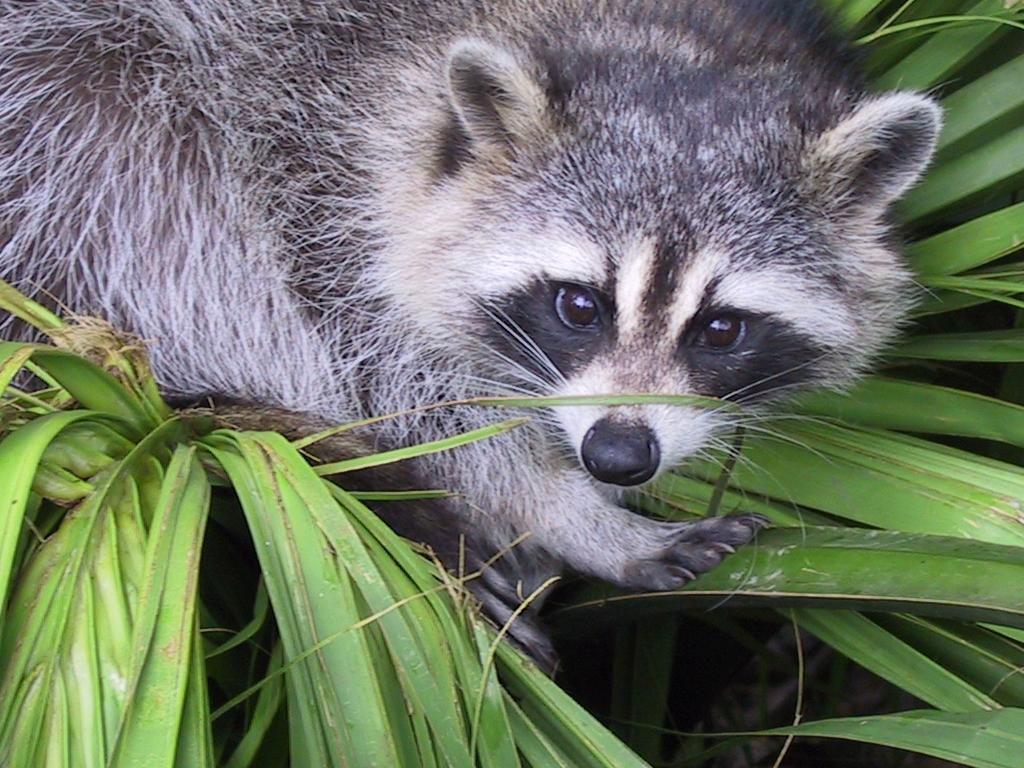
#> input picture 1_Array/ex03/animal.jpeg, 1024 x 768 px
$ python zoom.py
#> lines starting #> are read from the running program, lines starting #| are printed output that depends on the picture
### 1_Array/ex03/load_image.py

import numpy as np
from PIL import Image


def ft_load(path: str) -> list:
    '''
    Takes in a path for a .jpg or .jpeg image. Prints its format and its
    pixel content in RGB format
    '''
    try:
        assert isinstance(path, str), "The file name has to be a string"
        image = Image.open(path)
        image_arr = np.array(image)
        print("The shape of the image is: " + str(image_arr.shape))
        image_rgb_val_arr = np.asarray(image)
        return image_rgb_val_arr
    except AssertionError as msg:
        print("AssertionError: " + str(msg))
    except FileNotFoundError:
        print("Error: File not found")

### 1_Array/ex03/zoom.py

from load_image import ft_load
from PIL import Image
import numpy as np
import matplotlib.pyplot as plt


def zoom(path: str, scale: int):
    '''
    takes in the path of the image
        - scales it by a factor of "scale" with the middle of the image as
          reference
        - applies greyscale to the image
    '''
    try:
        assert isinstance(path, str), "The file name has to be a string"
        assert isinstance(scale, (int, float)), \
            "The scale has to be an integer or a float"
        assert scale > 0 and scale <= 1, \
            "The scale has to be in the range (0, 1]"
        image = Image.open(path)
        image_arr = np.array(image)

        x_l_offset = int((image_arr.shape[0] * (1 - scale)) / 2)
        y_l_offset = int((image_arr.shape[1] * (1 - scale)) / 2)
        x_r_offset = int(image_arr.shape[0] - x_l_offset)
        y_r_offset = int(image_arr.shape[1] - y_l_offset)
        sliced_region = image_arr[x_l_offset:x_r_offset, y_l_offset:y_r_offset]

        gs_image_arr = \
            np.dot(sliced_region[..., :3], [0.2989, 0.5870, 0.1140])
        # adding a third axis to greyscale_image_arr
        gs_image_arr_new_axis = gs_image_arr[:, :, np.newaxis]

        print("New shape after slicing: " +
              str(gs_image_arr_new_axis.shape) + " or "
              + str(gs_image_arr.shape))

        print(np.round(gs_image_arr_new_axis).astype(int))

        plt.imshow(Image.fromarray(gs_image_arr))
        plt.show()
    except AssertionError as msg:
        print("AssertionError: " + str(msg))
    except FileNotFoundError:
        print("Error: File not found")
    except KeyboardInterrupt:
        pass


def main():
    '''
    main function
    '''
    print("Invalid file test:")
    print(ft_load("anima.jpeg"))
    print()

    print("Invalid scale test:")
    zoom("animal.jpeg", 1.8)
    zoom("animal.jpeg", -0.8)
    zoom("animal.jpeg", 0)
    zoom("animal.jpeg", "dd")
    print()

    print("Valid file test:")
    print(ft_load("animal.jpeg"))
#> call 2 of ft_load, with path = 'animal.jpeg'
#> in ft_load, image is the input picture: PIL image 1024x768 RGB; mean R, G, B 110.7, 117.7, 102.1
#| The shape of the image is: (768, 1024, 3)
    zoom("animal.jpeg", 0.4)
#> in zoom (call 5), `sliced_region = image_arr[x_l_offset:x_r_offset, y_l_offset:y_r_offset]`:
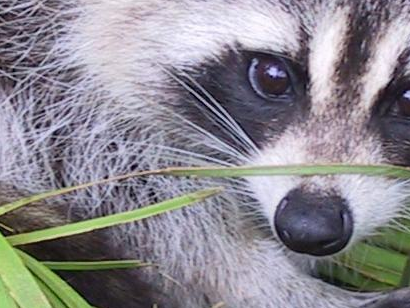
#> sliced_region: shape (308, 410, 3); mean R, G, B 138.9, 136.1, 142.9
#> in zoom (call 5), `gs_image_arr = \ np.dot(sliced_region[..., :3], [0.2989, 0.5870, 0.114..`:
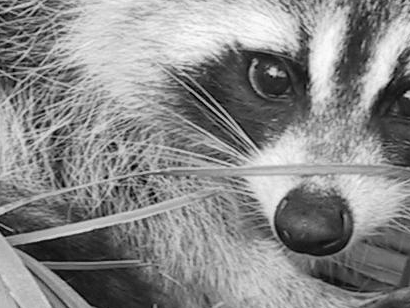
#> gs_image_arr: shape (308, 410) float64; min 0.456, max 253.2, mean 137.7
#| New shape after slicing: (308, 410, 1) or (308, 410)
#> (printed output is left out)
    print()


if __name__ == "__main__":
    main()

$ run again, with 1_Array/ex02/landscape.jpg copied over 1_Array/ex03/animal.jpeg
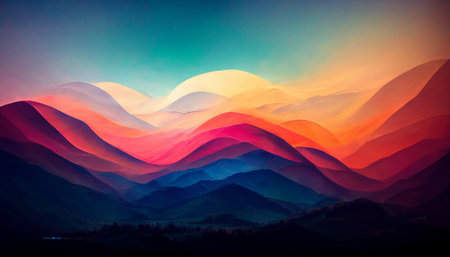
#> input picture 1_Array/ex02/landscape.jpg, 450 x 257 px
#> in ft_load, image is the input picture: PIL image 450x257 RGB; mean R, G, B 98.7, 79.1, 89.1
#| The shape of the image is: (257, 450, 3)
#> in zoom (call 5), `sliced_region = image_arr[x_l_offset:x_r_offset, y_l_offset:y_r_offset]`:
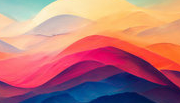
#> sliced_region: shape (103, 180, 3); mean R, G, B 186.4, 119.4, 119.7
#> in zoom (call 5), `gs_image_arr = \ np.dot(sliced_region[..., :3], [0.2989, 0.5870, 0.114..`:
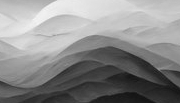
#> gs_image_arr: shape (103, 180) float64; min 18.9, max 245.1, mean 139.4
#| New shape after slicing: (103, 180, 1) or (103, 180)
#> (printed output is left out)
